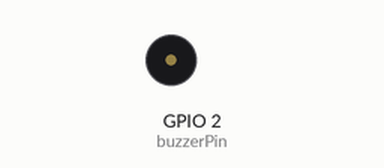
Bench run of a sketch on a simulated ESP32. On the bench: buzzer (waves = sounding).

Above: at 0.8 s.
At 2.64 s:
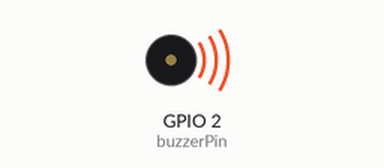
Timing chart, 0 to 3.0 s (numbered marks = the images above):
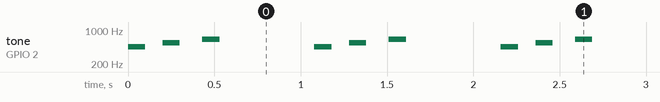

Measured:
- by itself, tone on GPIO 2 (buzzerPin): repeats every 1.1 s: silent 0.10 s, 550 Hz 0.10 s, silent 0.13 s, 650 Hz 0.10 s, silent 0.55 s, 450 Hz 0.10 s

The sketch:

buzze_OTO_esp32V1.ino
```cpp
const int buzzerPin = 2; // Pino GPIO conectado ao buzzer

void setup() {
  pinMode(buzzerPin, OUTPUT);
}

void beep(int frequency, int duration) {
  tone(buzzerPin, frequency, duration);
  delay(duration);
  noTone(buzzerPin); // Desliga o som
  delay(50);         // Pequena pausa entre os bips
}

void somR2D2_1() {
  beep(600, 80);
  beep(750, 120);
}

void somR2D2_2() {
  beep(900, 150);
  beep(1100, 100);
  beep(1000, 200);
}

void somR2D2_3() {
  beep(450, 100);
  delay(50);
  beep(550, 100);
  delay(80);
  beep(650, 100);
}

void loop() {
  // Tenta imitar alguns sons do R2-D2 com sequências de bips
  //somR2D2_1();
  //somR2D2_2();
  somR2D2_3();
  delay(500);
}
```
